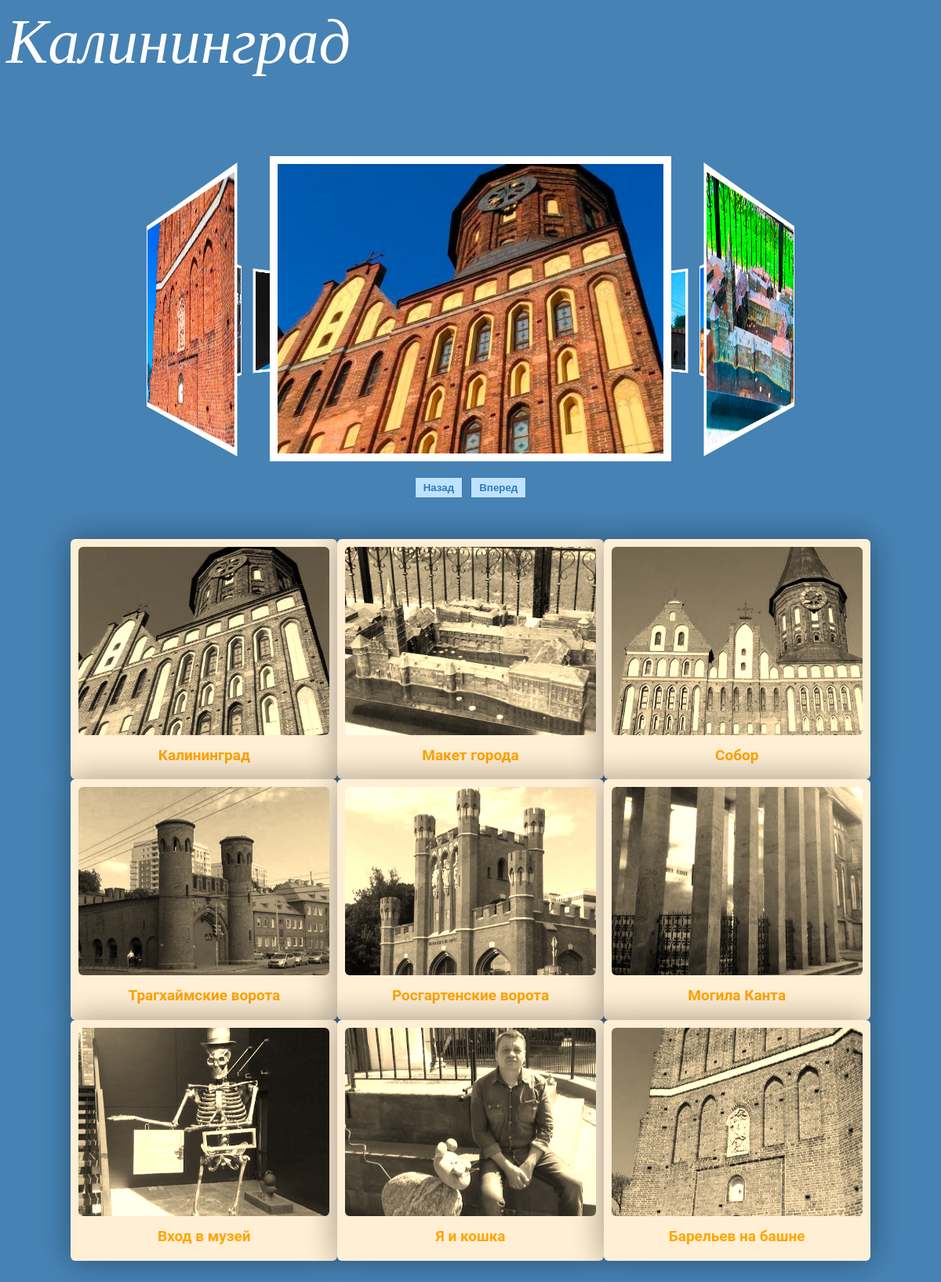
Page /3 on the committed database.
### traveling/models.py (models this page shows, shortened)
class City(models.Model):
    title = models.CharField(max_length=100)
    description = models.CharField(max_length=250)
    image = models.ImageField(upload_to='traveling/image')
    url = models.URLField(blank=True)

### detalsity/models.py (models this page shows, shortened)
class Detalsity(models.Model):
    title = models.CharField(max_length=200)
    description = models.TextField()
    date = models.DateField()
    owner = models.ForeignKey(City, on_delete=models.PROTECT, null=True)
    image = models.ImageField(upload_to='detalsity/image')

### traveling/views.py (the view)
# urls.py: path('<int:city_id>', views.fotosity, name='fotosity'),
def fotosity(request, city_id):
    city = get_object_or_404(City, pk=city_id)
    foto = Detalsity.objects.filter(owner_id=city_id)
    return render(request, 'traveling/fotosity.html', {'city':city, 'fotos':foto,})

### traveling/templatetags/templatetags.py (called while the page is built)
@register.simple_tag
def defcaunter(val=0):
    vals = int(val) + 1
    return vals

### traveling/templates/traveling/fotosity.html (shortened to what this page needs)
<!DOCTYPE html">
{% load static %}
{% load templatetags %}
    <html lang="en" >
        <head>
            <link href="{% static 'traveling/css/slider.css' %}" rel="stylesheet" type="text/css" />
        </head>
        <body bgcolor="#4682B4">
            <p class="headding">{{ city.title }}</p>
            <div class="carousel-3d" data-gap="30">
                <figure>
                  {% for foto in fotos %}
                    <div><a href="#any"><img src="{{ foto.image.url }}" alt="{{ foto.title }}"/></a></div>
                  {% endfor %}
                </figure>
                <nav>
                    <button class="nav prev">Назад</button>
                    <button class="nav next">Вперед</button>
                </nav>
            </div>
            <div class="kontainer">
            <div class="stcard-container">
              {% defcaunter 0 as caunter %}
              {% for foto in fotos %}
                  <div class="stcard">
                    <img id="img{{caunter}}" class="demo cursor" src="{{ foto.image.url }}" style="width:100%" onclick="currentSlide({{caunter}})" alt="{{ foto.title }}">
                    <div class="stcard-title">{{ foto.title }}</div>
                  </div>
                  {% defcaunter caunter as caunter %}
              {% endfor %}
            </div>
          </div>
        </body>
    </html>

### traveling/static/traveling/css/slider.css (style rules this page uses)
.headding { font-style: italic; color: #FFF; font-size: 80px; }
.kontainer { position: relative; margin: 1% 5% 1% 5%; }
.carousel-3d { padding: 20px; -webkit-perspective: 500px; perspective: 500px; display: flex; flex-direction: column; align-items: center; overflow: hidden; }
.carousel-3d > * { flex: 0 0 auto; }
.carousel-3d figure { margin: 0; width: 50%; -webkit-transform-style: preserve-3d; transform-style: preserve-3d; transition: -webkit-transform 0.5s; transition: transform 0.5s; transition: transform 0.5s, -webkit-transform 0.5s; }
.carousel-3d figure img, .carousel-3d figure div { width: 100%; box-sizing: border-box; padding: 0; }
.carousel-3d figure img { user-select: none; border: 10px solid #FFF; }
.carousel-3d figure div:not(:first-of-type), .carousel-3d figure img:not(:first-of-type) { position: absolute; left: 0; top: 0; }
.carousel-3d nav { display: flex; justify-content: center; margin: 20px 0 0; }
.carousel-3d nav button { flex: 0 0 auto; margin: 0 5px; cursor: pointer; color: #337AB7; background: #BFE2FF; border: 1px solid #337AB7; padding: 5px 10px; font-weight: bold; transition: all .3s ease; }
.stcard-container { display: flex; justify-content: center; flex-wrap: wrap; padding: 20px 0; }
.stcard { display: flex; flex-direction: column; padding: 10px; background: #FFEFD5; box-shadow: 0 0 40px rgba(0, 0, 0, 0.2), 0 0 40px rgba(0, 0, 0, 0.2); border-radius: 6px; flex: 1 0 30%; max-width: 30%; align-self: center; }
.stcard img { width: 100%; aspect-ratio: 12/9; object-fit: cover; border-radius: 6px; filter: sepia(100%); transition: filter 0.5s; margin-bottom: 10px; }
.stcard .stcard-title { margin: 6px 10px 10px; font-family: 'Roboto', sans-serif; font-weight: bold; font-size: 19px; line-height: 1.1; color: #FFA500; text-align: center; }

### rows in the picture
City: title "Калининград"
Detalsity: image (picture), title "Калининград"
Detalsity: image (picture), title "Собор"
Detalsity: image (picture), title "Трагхаймские ворота"
Detalsity: image (picture), title "Росгартенские ворота"
Detalsity: image (picture), title "Могила Канта"
Detalsity: image (picture), title "Вход в музей"
Detalsity: image (picture), title "Барельев на башне"
Detalsity: image (picture), title "Макет города"
Detalsity: image (picture), title "Я и кошка"
